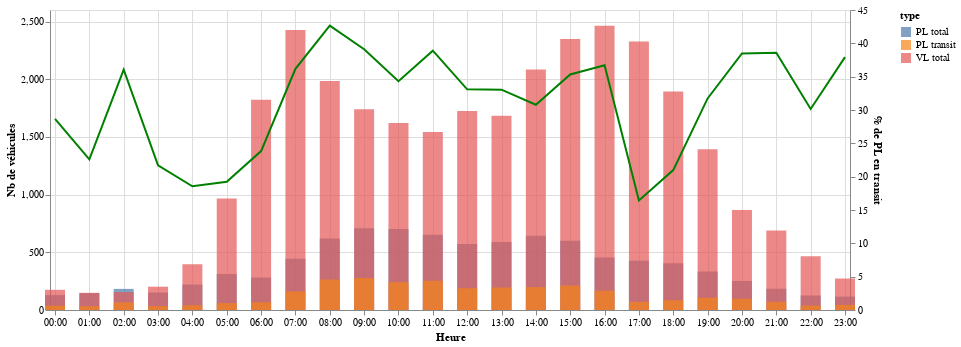

The notebook cell this image was saved under:
### Code cell
g.graph_VL_PL_transit_j_cam(synt_nb_veh_cam, '2019-01-30', 4)

### Figure 1 — Vega-Lite specification as saved in the notebook (floating-point values rounded to 4 significant figures)
{"$schema": "https://vega.github.io/schema/vega-lite/v2.6.0.json", "config": {"view": {"height": 300, "width": 400}}, "datasets": {"data-a56543c0ce66ad04cb06bdad45cdcca5": [{"camera_id": 4, "created": "2019-01-30T00:00:00", "nb_pl_tot": 129, "nb_pl_transit": 37, "nb_veh": 129, "pct_pl_transit": 28.68, "type": "PL total", "type_x": "PL total", "type_y": "PL transit"}, {"camera_id": 4, "created": "2019-01-30T01:00:00", "nb_pl_tot": 146, "nb_pl_transit": 33, "nb_veh": 146, "pct_pl_transit": 22.6, "type": "PL total", "type_x": "PL total", "type_y": "PL transit"}, {"camera_id": 4, "created": "2019-01-30T02:00:00", "nb_pl_tot": 183, "nb_pl_transit": 66, "nb_veh": 183, "pct_pl_transit": 36.07, "type": "PL total", "type_x": "PL total", "type_y": "PL transit"}, {"camera_id": 4, "created": "2019-01-30T03:00:00", "nb_pl_tot": 152, "nb_pl_transit": 33, "nb_veh": 152, "pct_pl_transit": 21.71, "type": "PL total", "type_x": "PL total", "type_y": "PL transit"}, {"camera_id": 4, "created": "2019-01-30T04:00:00", "nb_pl_tot": 221, "nb_pl_transit": 41, "nb_veh": 221, "pct_pl_transit": 18.55, "type": "PL total", "type_x": "PL total", "type_y": "PL transit"}, {"camera_id": 4, "created": "2019-01-30T05:00:00", "nb_pl_tot": 312, "nb_pl_transit": 60, "nb_veh": 312, "pct_pl_transit": 19.23, "type": "PL total", "type_x": "PL total", "type_y": "PL transit"}, {"camera_id": 4, "created": "2019-01-30T06:00:00", "nb_pl_tot": 281, "nb_pl_transit": 67, "nb_veh": 281, "pct_pl_transit": 23.84, "type": "PL total", "type_x": "PL total", "type_y": "PL transit"}, {"camera_id": 4, "created": "2019-01-30T07:00:00", "nb_pl_tot": 445, "nb_pl_transit": 161, "nb_veh": 445, "pct_pl_transit": 36.18, "type": "PL total", "type_x": "PL total", "type_y": "PL transit"}, {"camera_id": 4, "created": "2019-01-30T08:00:00", "nb_pl_tot": 619, "nb_pl_transit": 264, "nb_veh": 619, "pct_pl_transit": 42.65, "type": "PL total", "type_x": "PL total", "type_y": "PL transit"}, {"camera_id": 4, "created": "2019-01-30T09:00:00", "nb_pl_tot": 708, "nb_pl_transit": 277, "nb_veh": 708, "pct_pl_transit": 39.12, "type": "PL total", "type_x": "PL total", "type_y": "PL transit"}, {"camera_id": 4, "created": "2019-01-30T10:00:00", "nb_pl_tot": 702, "nb_pl_transit": 241, "nb_veh": 702, "pct_pl_transit": 34.33, "type": "PL total", "type_x": "PL total", "type_y": "PL transit"}, {"camera_id": 4, "created": "2019-01-30T11:00:00", "nb_pl_tot": 653, "nb_pl_transit": 254, "nb_veh": 653, "pct_pl_transit": 38.9, "type": "PL total", "type_x": "PL total", "type_y": "PL transit"}, {"camera_id": 4, "created": "2019-01-30T12:00:00", "nb_pl_tot": 571, "nb_pl_transit": 189, "nb_veh": 571, "pct_pl_transit": 33.1, "type": "PL total", "type_x": "PL total", "type_y": "PL transit"}, {"camera_id": 4, "created": "2019-01-30T13:00:00", "nb_pl_tot": 590, "nb_pl_transit": 195, "nb_veh": 590, "pct_pl_transit": 33.05, "type": "PL total", "type_x": "PL total", "type_y": "PL transit"}, {"camera_id": 4, "created": "2019-01-30T14:00:00", "nb_pl_tot": 643, "nb_pl_transit": 198, "nb_veh": 643, "pct_pl_transit": 30.79, "type": "PL total", "type_x": "PL total", "type_y": "PL transit"}, {"camera_id": 4, "created": "2019-01-30T15:00:00", "nb_pl_tot": 600, "nb_pl_transit": 212, "nb_veh": 600, "pct_pl_transit": 35.33, "type": "PL total", "type_x": "PL total", "type_y": "PL transit"}, {"camera_id": 4, "created": "2019-01-30T16:00:00", "nb_pl_tot": 455, "nb_pl_transit": 167, "nb_veh": 455, "pct_pl_transit": 36.7, "type": "PL total", "type_x": "PL total", "type_y": "PL transit"}, {"camera_id": 4, "created": "2019-01-30T17:00:00", "nb_pl_tot": 426, "nb_pl_transit": 70, "nb_veh": 426, "pct_pl_transit": 16.43, "type": "PL total", "type_x": "PL total", "type_y": "PL transit"}, {"camera_id": 4, "created": "2019-01-30T18:00:00", "nb_pl_tot": 405, "nb_pl_transit": 85, "nb_veh": 405, "pct_pl_transit": 20.99, "type": "PL total", "type_x": "PL total", "type_y": "PL transit"}, {"camera_id": 4, "created": "2019-01-30T19:00:00", "nb_pl_tot": 334, "nb_pl_transit": 106, "nb_veh": 334, "pct_pl_transit": 31.74, "type": "PL total", "type_x": "PL total", "type_y": "PL transit"}, {"camera_id": 4, "created": "2019-01-30T20:00:00", "nb_pl_tot": 252, "nb_pl_transit": 97, "nb_veh": 252, "pct_pl_transit": 38.49, "type": "PL total", "type_x": "PL total", "type_y": "PL transit"}, {"camera_id": 4, "created": "2019-01-30T21:00:00", "nb_pl_tot": 184, "nb_pl_transit": 71, "nb_veh": 184, "pct_pl_transit": 38.59, "type": "PL total", "type_x": "PL total", "type_y": "PL transit"}, {"camera_id": 4, "created": "2019-01-30T22:00:00", "nb_pl_tot": 126, "nb_pl_transit": 38, "nb_veh": 126, "pct_pl_transit": 30.16, "type": "PL total", "type_x": "PL total", "type_y": "PL transit"}, {"camera_id": 4, "created": "2019-01-30T23:00:00", "nb_pl_tot": 116, "nb_pl_transit": 44, "nb_veh": 116, "pct_pl_transit": 37.93, "type": "PL total", "type_x": "PL total", "type_y": "PL transit"}, {"camera_id": 4, "created": "2019-01-30T00:00:00", "nb_pl_tot": 129, "nb_pl_transit": 37, "nb_veh": 175, "pct_pl_transit": 28.68, "type": "VL total", "type_x": "PL total", "type_y": "PL transit"}, {"camera_id": 4, "created": "2019-01-30T01:00:00", "nb_pl_tot": 146, "nb_pl_transit": 33, "nb_veh": 149, "pct_pl_transit": 22.6, "type": "VL total", "type_x": "PL total", "type_y": "PL transit"}, {"camera_id": 4, "created": "2019-01-30T02:00:00", "nb_pl_tot": 183, "nb_pl_transit": 66, "nb_veh": 155, "pct_pl_transit": 36.07, "type": "VL total", "type_x": "PL total", "type_y": "PL transit"}, {"camera_id": 4, "created": "2019-01-30T03:00:00", "nb_pl_tot": 152, "nb_pl_transit": 33, "nb_veh": 202, "pct_pl_transit": 21.71, "type": "VL total", "type_x": "PL total", "type_y": "PL transit"}, {"camera_id": 4, "created": "2019-01-30T04:00:00", "nb_pl_tot": 221, "nb_pl_transit": 41, "nb_veh": 396, "pct_pl_transit": 18.55, "type": "VL total", "type_x": "PL total", "type_y": "PL transit"}, {"camera_id": 4, "created": "2019-01-30T05:00:00", "nb_pl_tot": 312, "nb_pl_transit": 60, "nb_veh": 966, "pct_pl_transit": 19.23, "type": "VL total", "type_x": "PL total", "type_y": "PL transit"}, {"camera_id": 4, "created": "2019-01-30T06:00:00", "nb_pl_tot": 281, "nb_pl_transit": 67, "nb_veh": 1823, "pct_pl_transit": 23.84, "type": "VL total", "type_x": "PL total", "type_y": "PL transit"}, {"camera_id": 4, "created": "2019-01-30T07:00:00", "nb_pl_tot": 445, "nb_pl_transit": 161, "nb_veh": 2426, "pct_pl_transit": 36.18, "type": "VL total", "type_x": "PL total", "type_y": "PL transit"}, {"camera_id": 4, "created": "2019-01-30T08:00:00", "nb_pl_tot": 619, "nb_pl_transit": 264, "nb_veh": 1985, "pct_pl_transit": 42.65, "type": "VL total", "type_x": "PL total", "type_y": "PL transit"}, {"camera_id": 4, "created": "2019-01-30T09:00:00", "nb_pl_tot": 708, "nb_pl_transit": 277, "nb_veh": 1740, "pct_pl_transit": 39.12, "type": "VL total", "type_x": "PL total", "type_y": "PL transit"}, {"camera_id": 4, "created": "2019-01-30T10:00:00", "nb_pl_tot": 702, "nb_pl_transit": 241, "nb_veh": 1620, "pct_pl_transit": 34.33, "type": "VL total", "type_x": "PL total", "type_y": "PL transit"}, {"camera_id": 4, "created": "2019-01-30T11:00:00", "nb_pl_tot": 653, "nb_pl_transit": 254, "nb_veh": 1542, "pct_pl_transit": 38.9, "type": "VL total", "type_x": "PL total", "type_y": "PL transit"}, {"camera_id": 4, "created": "2019-01-30T12:00:00", "nb_pl_tot": 571, "nb_pl_transit": 189, "nb_veh": 1724, "pct_pl_transit": 33.1, "type": "VL total", "type_x": "PL total", "type_y": "PL transit"}, {"camera_id": 4, "created": "2019-01-30T13:00:00", "nb_pl_tot": 590, "nb_pl_transit": 195, "nb_veh": 1683, "pct_pl_transit": 33.05, "type": "VL total", "type_x": "PL total", "type_y": "PL transit"}, {"camera_id": 4, "created": "2019-01-30T14:00:00", "nb_pl_tot": 643, "nb_pl_transit": 198, "nb_veh": 2085, "pct_pl_transit": 30.79, "type": "VL total", "type_x": "PL total", "type_y": "PL transit"}, {"camera_id": 4, "created": "2019-01-30T15:00:00", "nb_pl_tot": 600, "nb_pl_transit": 212, "nb_veh": 2348, "pct_pl_transit": 35.33, "type": "VL total", "type_x": "PL total", "type_y": "PL transit"}, {"camera_id": 4, "created": "2019-01-30T16:00:00", "nb_pl_tot": 455, "nb_pl_transit": 167, "nb_veh": 2464, "pct_pl_transit": 36.7, "type": "VL total", "type_x": "PL total", "type_y": "PL transit"}, {"camera_id": 4, "created": "2019-01-30T17:00:00", "nb_pl_tot": 426, "nb_pl_transit": 70, "nb_veh": 2328, "pct_pl_transit": 16.43, "type": "VL total", "type_x": "PL total", "type_y": "PL transit"}, {"camera_id": 4, "created": "2019-01-30T18:00:00", "nb_pl_tot": 405, "nb_pl_transit": 85, "nb_veh": 1893, "pct_pl_transit": 20.99, "type": "VL total", "type_x": "PL total", "type_y": "PL transit"}, {"camera_id": 4, "created": "2019-01-30T19:00:00", "nb_pl_tot": 334, "nb_pl_transit": 106, "nb_veh": 1394, "pct_pl_transit": 31.74, "type": "VL total", "type_x": "PL total", "type_y": "PL transit"}, {"camera_id": 4, "created": "2019-01-30T20:00:00", "nb_pl_tot": 252, "nb_pl_transit": 97, "nb_veh": 866, "pct_pl_transit": 38.49, "type": "VL total", "type_x": "PL total", "type_y": "PL transit"}, {"camera_id": 4, "created": "2019-01-30T21:00:00", "nb_pl_tot": 184, "nb_pl_transit": 71, "nb_veh": 689, "pct_pl_transit": 38.59, "type": "VL total", "type_x": "PL total", "type_y": "PL transit"}, {"camera_id": 4, "created": "2019-01-30T22:00:00", "nb_pl_tot": 126, "nb_pl_transit": 38, "nb_veh": 465, "pct_pl_transit": 30.16, "type": "VL total", "type_x": "PL total", "type_y": "PL transit"}, {"camera_id": 4, "created": "2019-01-30T23:00:00", "nb_pl_tot": 116, "nb_pl_transit": 44, "nb_veh": 273, "pct_pl_transit": 37.93, "type": "VL total", "type_x": "PL total", "type_y": "PL transit"}, {"camera_id": 4, "created": "2019-01-30T00:00:00", "nb_pl_tot": 129, "nb_pl_transit": 37, "nb_veh": 37, "pct_pl_transit": 28.68, "type": "PL transit", "type_x": "PL total", "type_y": "PL transit"}, {"camera_id": 4, "created": "2019-01-30T01:00:00", "nb_pl_tot": 146, "nb_pl_transit": 33, "nb_veh": 33, "pct_pl_transit": 22.6, "type": "PL transit", "type_x": "PL total", "type_y": "PL transit"}, {"camera_id": 4, "created": "2019-01-30T02:00:00", "nb_pl_tot": 183, "nb_pl_transit": 66, "nb_veh": 66, "pct_pl_transit": 36.07, "type": "PL transit", "type_x": "PL total", "type_y": "PL transit"}, {"camera_id": 4, "created": "2019-01-30T03:00:00", "nb_pl_tot": 152, "nb_pl_transit": 33, "nb_veh": 33, "pct_pl_transit": 21.71, "type": "PL transit", "type_x": "PL total", "type_y": "PL transit"}, {"camera_id": 4, "created": "2019-01-30T04:00:00", "nb_pl_tot": 221, "nb_pl_transit": 41, "nb_veh": 41, "pct_pl_transit": 18.55, "type": "PL transit", "type_x": "PL total", "type_y": "PL transit"}, {"camera_id": 4, "created": "2019-01-30T05:00:00", "nb_pl_tot": 312, "nb_pl_transit": 60, "nb_veh": 60, "pct_pl_transit": 19.23, "type": "PL transit", "type_x": "PL total", "type_y": "PL transit"}, {"camera_id": 4, "created": "2019-01-30T06:00:00", "nb_pl_tot": 281, "nb_pl_transit": 67, "nb_veh": 67, "pct_pl_transit": 23.84, "type": "PL transit", "type_x": "PL total", "type_y": "PL transit"}, {"camera_id": 4, "created": "2019-01-30T07:00:00", "nb_pl_tot": 445, "nb_pl_transit": 161, "nb_veh": 161, "pct_pl_transit": 36.18, "type": "PL transit", "type_x": "PL total", "type_y": "PL transit"}, {"camera_id": 4, "created": "2019-01-30T08:00:00", "nb_pl_tot": 619, "nb_pl_transit": 264, "nb_veh": 264, "pct_pl_transit": 42.65, "type": "PL transit", "type_x": "PL total", "type_y": "PL transit"}, {"camera_id": 4, "created": "2019-01-30T09:00:00", "nb_pl_tot": 708, "nb_pl_transit": 277, "nb_veh": 277, "pct_pl_transit": 39.12, "type": "PL transit", "type_x": "PL total", "type_y": "PL transit"}, {"camera_id": 4, "created": "2019-01-30T10:00:00", "nb_pl_tot": 702, "nb_pl_transit": 241, "nb_veh": 241, "pct_pl_transit": 34.33, "type": "PL transit", "type_x": "PL total", "type_y": "PL transit"}, {"camera_id": 4, "created": "2019-01-30T11:00:00", "nb_pl_tot": 653, "nb_pl_transit": 254, "nb_veh": 254, "pct_pl_transit": 38.9, "type": "PL transit", "type_x": "PL total", "type_y": "PL transit"}, {"camera_id": 4, "created": "2019-01-30T12:00:00", "nb_pl_tot": 571, "nb_pl_transit": 189, "nb_veh": 189, "pct_pl_transit": 33.1, "type": "PL transit", "type_x": "PL total", "type_y": "PL transit"}, {"camera_id": 4, "created": "2019-01-30T13:00:00", "nb_pl_tot": 590, "nb_pl_transit": 195, "nb_veh": 195, "pct_pl_transit": 33.05, "type": "PL transit", "type_x": "PL total", "type_y": "PL transit"}, {"camera_id": 4, "created": "2019-01-30T14:00:00", "nb_pl_tot": 643, "nb_pl_transit": 198, "nb_veh": 198, "pct_pl_transit": 30.79, "type": "PL transit", "type_x": "PL total", "type_y": "PL transit"}, {"camera_id": 4, "created": "2019-01-30T15:00:00", "nb_pl_tot": 600, "nb_pl_transit": 212, "nb_veh": 212, "pct_pl_transit": 35.33, "type": "PL transit", "type_x": "PL total", "type_y": "PL transit"}, {"camera_id": 4, "created": "2019-01-30T16:00:00", "nb_pl_tot": 455, "nb_pl_transit": 167, "nb_veh": 167, "pct_pl_transit": 36.7, "type": "PL transit", "type_x": "PL total", "type_y": "PL transit"}, {"camera_id": 4, "created": "2019-01-30T17:00:00", "nb_pl_tot": 426, "nb_pl_transit": 70, "nb_veh": 70, "pct_pl_transit": 16.43, "type": "PL transit", "type_x": "PL total", "type_y": "PL transit"}, {"camera_id": 4, "created": "2019-01-30T18:00:00", "nb_pl_tot": 405, "nb_pl_transit": 85, "nb_veh": 85, "pct_pl_transit": 20.99, "type": "PL transit", "type_x": "PL total", "type_y": "PL transit"}, {"camera_id": 4, "created": "2019-01-30T19:00:00", "nb_pl_tot": 334, "nb_pl_transit": 106, "nb_veh": 106, "pct_pl_transit": 31.74, "type": "PL transit", "type_x": "PL total", "type_y": "PL transit"}, {"camera_id": 4, "created": "2019-01-30T20:00:00", "nb_pl_tot": 252, "nb_pl_transit": 97, "nb_veh": 97, "pct_pl_transit": 38.49, "type": "PL transit", "type_x": "PL total", "type_y": "PL transit"}, {"camera_id": 4, "created": "2019-01-30T21:00:00", "nb_pl_tot": 184, "nb_pl_transit": 71, "nb_veh": 71, "pct_pl_transit": 38.59, "type": "PL transit", "type_x": "PL total", "type_y": "PL transit"}, {"camera_id": 4, "created": "2019-01-30T22:00:00", "nb_pl_tot": 126, "nb_pl_transit": 38, "nb_veh": 38, "pct_pl_transit": 30.16, "type": "PL transit", "type_x": "PL total", "type_y": "PL transit"}, {"camera_id": 4, "created": "2019-01-30T23:00:00", "nb_pl_tot": 116, "nb_pl_transit": 44, "nb_veh": 44, "pct_pl_transit": 37.93, "type": "PL transit", "type_x": "PL total", "type_y": "PL transit"}]}, "layer": [{"data": {"name": "data-a56543c0ce66ad04cb06bdad45cdcca5"}, "encoding": {"color": {"field": "type", "type": "nominal"}, "x": {"axis": {"format": "%H:%M", "title": "Heure"}, "field": "created", "type": "temporal"}, "y": {"axis": {"title": "Nb de véhicules"}, "field": "nb_veh", "stack": null, "type": "quantitative"}}, "mark": {"opacity": 0.7, "size": 20, "type": "bar"}}, {"data": {"name": "data-a56543c0ce66ad04cb06bdad45cdcca5"}, "encoding": {"x": {"axis": {"format": "%H:%M", "title": "Heure"}, "field": "created", "type": "temporal"}, "y": {"axis": {"title": "% de PL en transit"}, "field": "pct_pl_transit", "type": "quantitative"}}, "mark": {"color": "green", "type": "line"}}], "resolve": {"scale": {"color": "shared", "x": "shared", "y": "independent"}}, "width": 800}
